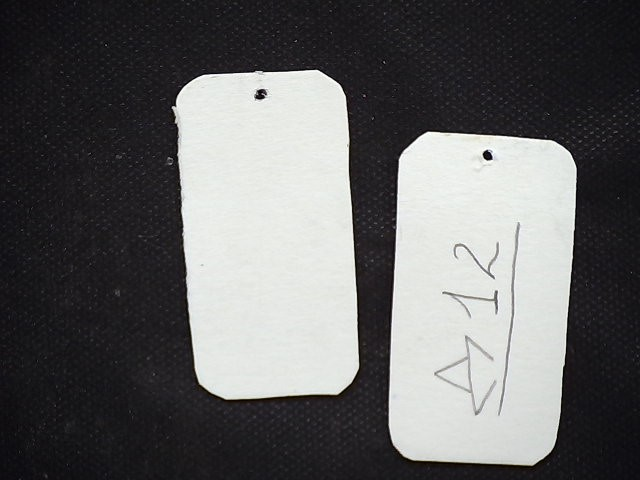
#> input picture images/123.jpg, 640 x 480 px
$ python -i object_detector.py   (imports and definitions only)
#> lines starting #> are read from the running program, lines starting #| are printed output that depends on the picture; after the words box and inside, x2 and y2 are one past the last pixel; in counts of white or black regions, pixels touching at a corner belong together
from dataclasses import asdict, dataclass, fields, replace
from functools import lru_cache
import json
from pathlib import Path
import re
import shutil
import unicodedata

import cv2
import imutils
import numpy as np
from imutils import contours, perspective
from PIL import Image, ImageDraw, ImageFont

try:
    import pytesseract
    from pytesseract import Output
except ImportError:
    pytesseract = None
    Output = None


CONFIG_FILE = Path(__file__).resolve().parent / "detector_config.json"


@dataclass
class DetectorConfig:
    target_width: int = 640
    target_height: int = 480
    blur_kernel: int = 7
    canny_low: int = 50
    canny_high: int = 100
    morph_iterations: int = 1
    min_area: float = 500
    similarity_threshold: float = 0.05
    corner_epsilon: float = 0.01
    rectangularity_threshold: float = 0.85
    sharp_max_vertices: int = 4
    rounded_max_vertices: int = 12
    signed_threshold: float = 0.015
    detail_threshold: int = 16
    min_detail_area: int = 3
    interior_margin_x: float = 0.125
    interior_margin_y: float = 0.15
    patch_width: int = 120
    patch_height: int = 200
    background_sigma: float = 7.0
    ocr_enabled: bool = True
    ocr_language: str = "rus"
    ocr_psm: int = 7
    ocr_min_confidence: float = 45.0
    ocr_upscale: int = 3
    ocr_fallback_rotation: int = -90
    ocr_baseline_min_ratio: float = 0.35
    ocr_consensus_enabled: bool = True
    ocr_consensus_min_votes: int = 2
    ocr_max_components: int = 12
    ocr_expected_pattern: str = ""
    ocr_console_debug: bool = True


def validate_config(config):
    if config.target_width <= 0 or config.target_height <= 0:
        raise ValueError("Target width and height must be positive")
    if config.blur_kernel <= 0 or config.blur_kernel % 2 == 0:
        raise ValueError("Blur kernel must be a positive odd number")
    if not 0 <= config.canny_low <= 255 or not 0 <= config.canny_high <= 255:
        raise ValueError("Canny thresholds must be between 0 and 255")
    if config.canny_low >= config.canny_high:
        raise ValueError("Canny low threshold must be below the high threshold")
    if config.morph_iterations < 0:
        raise ValueError("Morphology iterations cannot be negative")
    if config.min_area < 0 or config.similarity_threshold < 0:
        raise ValueError("Area and similarity thresholds cannot be negative")
    if not 0 < config.corner_epsilon < 1:
        raise ValueError("Corner epsilon must be between 0 and 1")
    if not 0 <= config.rectangularity_threshold <= 1:
        raise ValueError("Rectangularity threshold must be between 0 and 1")
    if config.sharp_max_vertices < 3:
        raise ValueError("Sharp corner vertex limit must be at least 3")
    if config.rounded_max_vertices < config.sharp_max_vertices:
        raise ValueError("Rounded vertex limit must not be below sharp limit")
    if not 0 <= config.signed_threshold <= 1:
        raise ValueError("Signed threshold must be between 0 and 1")
    if not 0 <= config.detail_threshold <= 255:
        raise ValueError("Detail threshold must be between 0 and 255")
    if config.min_detail_area < 1:
        raise ValueError("Minimum detail area must be positive")
    if not 0 <= config.interior_margin_x < 0.5:
        raise ValueError("Horizontal interior margin must be below 0.5")
    if not 0 <= config.interior_margin_y < 0.5:
        raise ValueError("Vertical interior margin must be below 0.5")
    if config.patch_width <= 0 or config.patch_height <= 0:
        raise ValueError("Patch width and height must be positive")
    if config.background_sigma <= 0:
        raise ValueError("Background blur sigma must be positive")
    if not config.ocr_language.strip():
        raise ValueError("OCR language cannot be empty")
    if not 0 <= config.ocr_psm <= 13:
        raise ValueError("OCR page segmentation mode must be between 0 and 13")
    if not 0 <= config.ocr_min_confidence <= 100:
        raise ValueError("OCR confidence must be between 0 and 100")
    if config.ocr_upscale < 1:
        raise ValueError("OCR upscale must be at least 1")
    if config.ocr_fallback_rotation not in (-90, 0, 90, 180):
        raise ValueError("OCR fallback rotation must be -90, 0, 90, or 180")
    if not 0 <= config.ocr_baseline_min_ratio <= 1:
        raise ValueError("OCR baseline ratio must be between 0 and 1")
    if not 2 <= config.ocr_consensus_min_votes <= 3:
        raise ValueError("OCR consensus votes must be between 2 and 3")
    if config.ocr_max_components < 1:
        raise ValueError("OCR component limit must be positive")
    try:
        re.compile(config.ocr_expected_pattern)
    except re.error as error:
        raise ValueError("Invalid OCR expected pattern: {}".format(error)) from error


def load_detector_config(path=None):
    config_path = Path(path) if path is not None else CONFIG_FILE
    if not config_path.exists():
        return DetectorConfig()
    try:
        stored = json.loads(config_path.read_text(encoding="utf-8"))
#> (reads detector_config.json from the repository)
    except (OSError, json.JSONDecodeError) as error:
        raise ValueError(
            "Unable to load detector settings from {}: {}".format(
                config_path, error
            )
        ) from error
    if not isinstance(stored, dict):
        raise ValueError("Detector settings must be a JSON object")

    allowed = {field.name for field in fields(DetectorConfig)}
    unknown = sorted(set(stored) - allowed)
    if unknown:
        raise ValueError(
            "Unknown detector settings: {}".format(", ".join(unknown))
        )
    try:
        config = DetectorConfig(**stored)
        validate_config(config)
    except (TypeError, ValueError) as error:
        raise ValueError(
            "Invalid detector settings in {}: {}".format(config_path, error)
        ) from error
    return config


# [8 lines left out: function save_detector_config, not called in this run]


def load_image(image_path, config=None):
#> called with image_path = 'images/123.jpg'
    config = config or load_detector_config()
    validate_config(config)
    image = cv2.imread(str(image_path))
#> image is the input picture: shape (480, 640, 3); mean B, G, R 99.3, 98.9, 99
    if image is None:
        raise ValueError("Unable to open image: {}".format(image_path))
    return cv2.resize(image, (config.target_width, config.target_height))


def create_edge_maps(image, config=None):
    config = config or load_detector_config()
    gray = cv2.cvtColor(image, cv2.COLOR_BGR2GRAY)
    gray = cv2.GaussianBlur(gray, (config.blur_kernel, config.blur_kernel), 0)
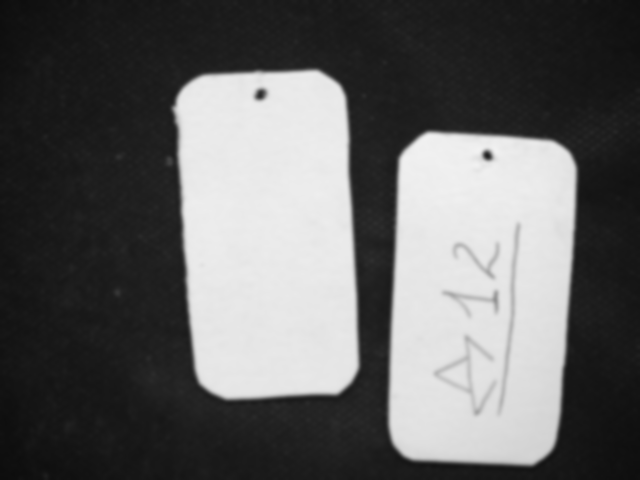
#> gray: shape (480, 640); min 13, max 242, mean 98.9
    raw_edges = cv2.Canny(gray, config.canny_low, config.canny_high)
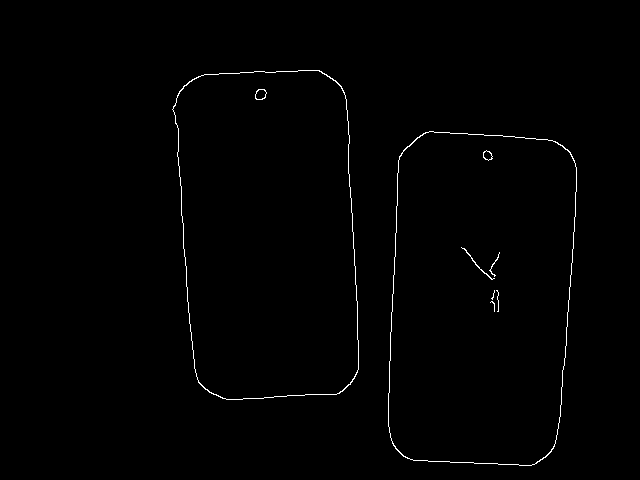
#> raw_edges: shape (480, 640); 0.71% white in thin lines or dots, all inside (x1, y1, x2, y2) = (172, 70, 577, 466)
    closed_edges = cv2.dilate(
        raw_edges, None, iterations=config.morph_iterations
    )
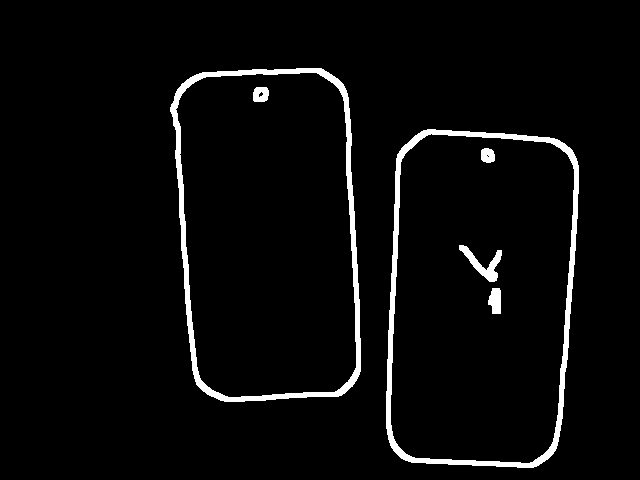
#> closed_edges: shape (480, 640); 3.7% white; 6 white regions, box (x1, y1, x2, y2) and area: (386, 129, 579, 468) 5160, (170, 68, 361, 402) 5115, (459, 245, 502, 282) 531, (488, 288, 501, 314) 271, (253, 87, 269, 102) 205, (481, 148, 495, 163) 177
    closed_edges = cv2.erode(
        closed_edges, None, iterations=config.morph_iterations
    )
    return raw_edges, closed_edges


def find_objects(edge_map):
    found = cv2.findContours(
        edge_map.copy(), cv2.RETR_EXTERNAL, cv2.CHAIN_APPROX_SIMPLE
    )
#> found = 2 contours; box (x1, y1, x2, y2) and area: (388, 131, 577, 466) 56411, (172, 70, 359, 400) 53782
#> (the rest of the program and of its run is left out)
